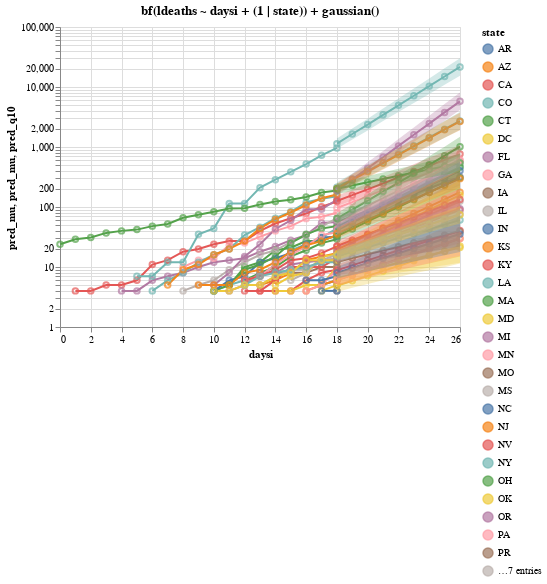

Notebook cell for this chart:
### Markdown cell above
#### Plot Results

### Code cell
color = "state"
x = "daysi"
y = "pred_mu"


pred = dfsim2_preds
actual = dfd.assign(pred_mu=lambda x: x["death"])


def deco(ch):
    h = ch.mark_line().encode(
        x=A.X(x, title=x),
        y=A.Y(y, title=y, scale=lgs),
        color=color,
        tooltip=[color, x, y],
    )
    return h


h_act = deco(Chart(actual))
h_est = deco(Chart(pred))
h_est_err = h_est.mark_errorband().encode(
    y="pred_q10", y2="pred_q90", x="daysi", color=color,
)

ch_act = h_act + h_act.mark_point()
ch_est = h_est + h_est.mark_point() + h_est_err


form1 = "bf(ldeaths ~ daysi + (1 | state)) + gaussian()"
save_ch = (ch_act + ch_est).properties(title=form1)
save_ch

### Figure 1 — Vega-Lite specification as saved in the notebook (floating-point values rounded to 4 significant figures; data arrays with more than 128 entries replaced by an {"elided": "..."} marker saying what was removed)
{"$schema": "https://vega.github.io/schema/vega-lite/v3.4.0.json", "config": {"mark": {"tooltip": null}, "view": {"height": 300, "width": 400}}, "data": {"name": "data-6a4fbce3acc1b2972ff915531aa33b59"}, "datasets": {"data-6a4fbce3acc1b2972ff915531aa33b59": {"elided": "274 records"}, "data-998831e086011d917121b2b8f1ba4b78": {"elided": "288 records"}}, "layer": [{"encoding": {"color": {"field": "state", "type": "nominal"}, "tooltip": [{"field": "state", "type": "nominal"}, {"field": "daysi", "type": "quantitative"}, {"field": "pred_mu", "type": "quantitative"}], "x": {"field": "daysi", "title": "daysi", "type": "quantitative"}, "y": {"field": "pred_mu", "scale": {"type": "log", "zero": false}, "title": "pred_mu", "type": "quantitative"}}, "mark": "line"}, {"encoding": {"color": {"field": "state", "type": "nominal"}, "tooltip": [{"field": "state", "type": "nominal"}, {"field": "daysi", "type": "quantitative"}, {"field": "pred_mu", "type": "quantitative"}], "x": {"field": "daysi", "title": "daysi", "type": "quantitative"}, "y": {"field": "pred_mu", "scale": {"type": "log", "zero": false}, "title": "pred_mu", "type": "quantitative"}}, "mark": "point"}, {"data": {"name": "data-998831e086011d917121b2b8f1ba4b78"}, "layer": [{"encoding": {"color": {"field": "state", "type": "nominal"}, "tooltip": [{"field": "state", "type": "nominal"}, {"field": "daysi", "type": "quantitative"}, {"field": "pred_mu", "type": "quantitative"}], "x": {"field": "daysi", "title": "daysi", "type": "quantitative"}, "y": {"field": "pred_mu", "scale": {"type": "log", "zero": false}, "title": "pred_mu", "type": "quantitative"}}, "mark": "line"}, {"encoding": {"color": {"field": "state", "type": "nominal"}, "tooltip": [{"field": "state", "type": "nominal"}, {"field": "daysi", "type": "quantitative"}, {"field": "pred_mu", "type": "quantitative"}], "x": {"field": "daysi", "title": "daysi", "type": "quantitative"}, "y": {"field": "pred_mu", "scale": {"type": "log", "zero": false}, "title": "pred_mu", "type": "quantitative"}}, "mark": "point"}, {"encoding": {"color": {"field": "state", "type": "nominal"}, "tooltip": [{"field": "state", "type": "nominal"}, {"field": "daysi", "type": "quantitative"}, {"field": "pred_mu", "type": "quantitative"}], "x": {"field": "daysi", "type": "quantitative"}, "y": {"field": "pred_q10", "type": "quantitative"}, "y2": {"field": "pred_q90"}}, "mark": "errorband"}]}], "title": "bf(ldeaths ~ daysi + (1 | state)) + gaussian()"}
